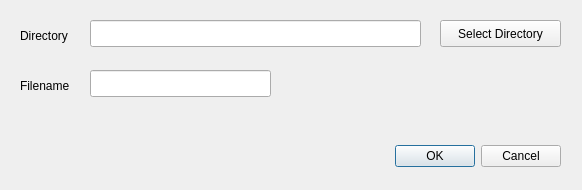
<?xml version="1.0" encoding="UTF-8"?>
<ui version="4.0">
 <class>RetrieveForm</class>
 <widget class="QDialog" name="RetrieveForm">
  <property name="geometry">
   <rect>
    <x>0</x>
    <y>0</y>
    <width>582</width>
    <height>190</height>
   </rect>
  </property>
  <property name="windowTitle">
   <string>RetrieveForm</string>
  </property>
  <widget class="QDialogButtonBox" name="buttonBox">
   <property name="geometry">
    <rect>
     <x>220</x>
     <y>140</y>
     <width>341</width>
     <height>32</height>
    </rect>
   </property>
   <property name="orientation">
    <enum>Qt::Horizontal</enum>
   </property>
   <property name="standardButtons">
    <set>QDialogButtonBox::Cancel|QDialogButtonBox::Ok</set>
   </property>
  </widget>
  <widget class="QLabel" name="labelDirectory">
   <property name="geometry">
    <rect>
     <x>20</x>
     <y>20</y>
     <width>81</width>
     <height>31</height>
    </rect>
   </property>
   <property name="text">
    <string>Directory</string>
   </property>
  </widget>
  <widget class="QLineEdit" name="lineEditDirectory">
   <property name="enabled">
    <bool>true</bool>
   </property>
   <property name="geometry">
    <rect>
     <x>90</x>
     <y>20</y>
     <width>331</width>
     <height>27</height>
    </rect>
   </property>
  </widget>
  <widget class="QPushButton" name="pushButtonDirectory">
   <property name="geometry">
    <rect>
     <x>440</x>
     <y>20</y>
     <width>121</width>
     <height>27</height>
    </rect>
   </property>
   <property name="text">
    <string>Select Directory</string>
   </property>
  </widget>
  <widget class="QLabel" name="labelFilename">
   <property name="geometry">
    <rect>
     <x>20</x>
     <y>70</y>
     <width>71</width>
     <height>31</height>
    </rect>
   </property>
   <property name="text">
    <string>Filename</string>
   </property>
  </widget>
  <widget class="QLineEdit" name="lineEditFilename">
   <property name="geometry">
    <rect>
     <x>90</x>
     <y>70</y>
     <width>181</width>
     <height>27</height>
    </rect>
   </property>
  </widget>
 </widget>
 <resources/>
 <connections>
  <connection>
   <sender>buttonBox</sender>
   <signal>accepted()</signal>
   <receiver>RetrieveForm</receiver>
   <slot>accept()</slot>
   <hints>
    <hint type="sourcelabel">
     <x>248</x>
     <y>254</y>
    </hint>
    <hint type="destinationlabel">
     <x>157</x>
     <y>274</y>
    </hint>
   </hints>
  </connection>
  <connection>
   <sender>buttonBox</sender>
   <signal>rejected()</signal>
   <receiver>RetrieveForm</receiver>
   <slot>reject()</slot>
   <hints>
    <hint type="sourcelabel">
     <x>316</x>
     <y>260</y>
    </hint>
    <hint type="destinationlabel">
     <x>286</x>
     <y>274</y>
    </hint>
   </hints>
  </connection>
 </connections>
</ui>
